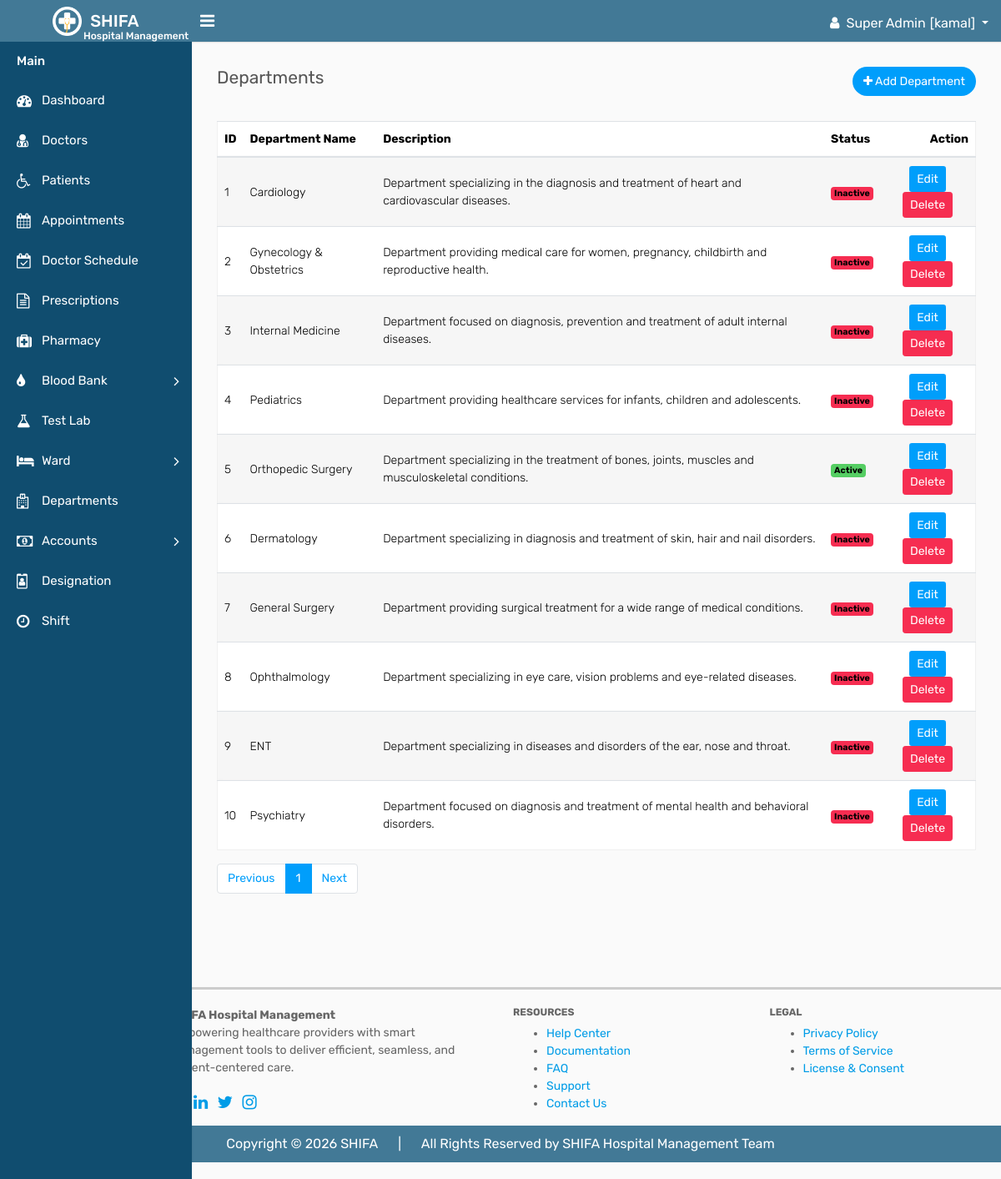
Page /departments/departments.php (signed in) on the earlier database version.
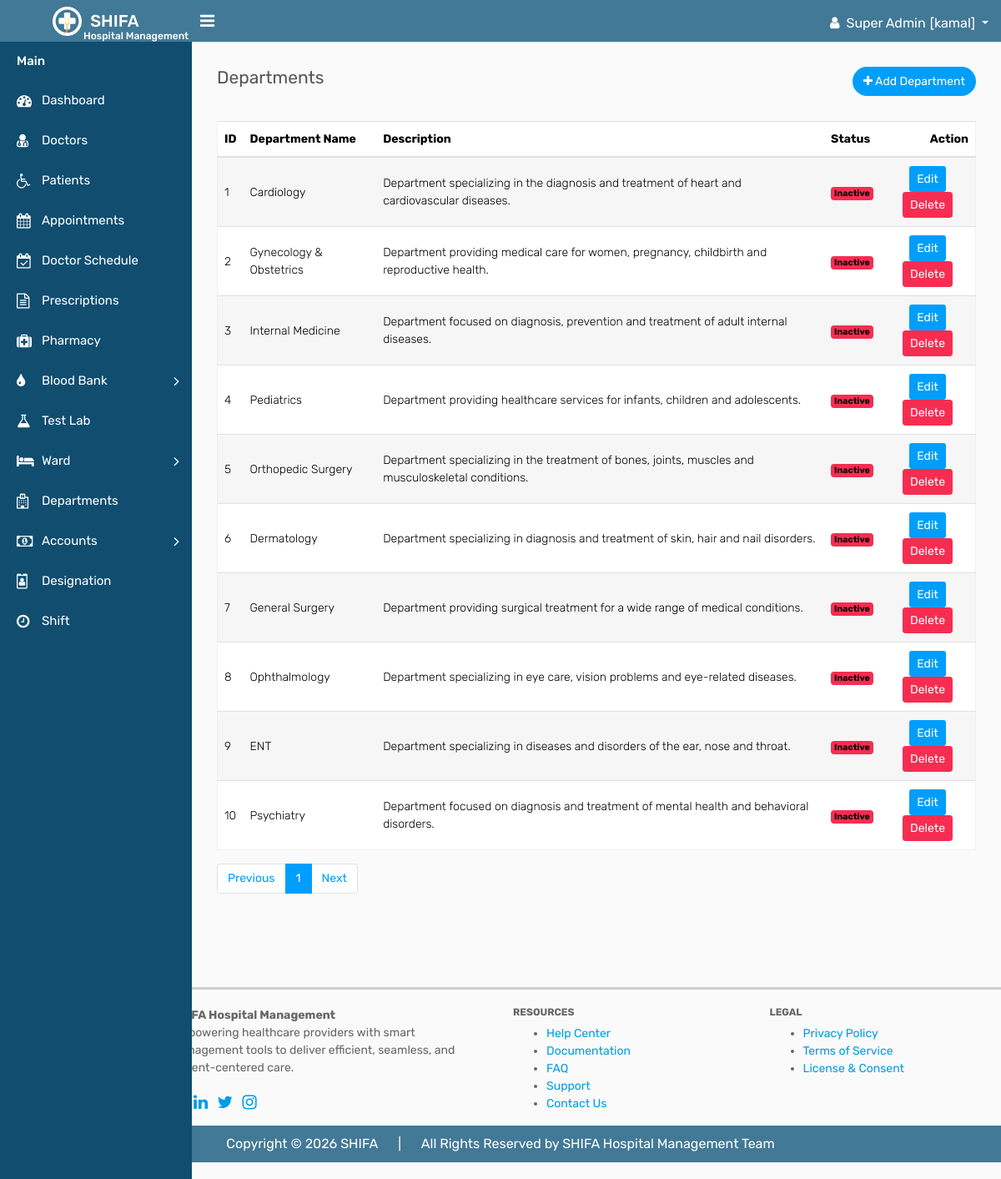
Same page on the later database version.
### tables this page shows
CREATE TABLE `departments` (
  `id` int(11) NOT NULL,
  `department_name` varchar(100) DEFAULT NULL,
  `description` varchar(255) DEFAULT NULL,
  `status` int(2) DEFAULT NULL COMMENT 'active=1, inactive=0',
  `created_at` timestamp NOT NULL DEFAULT current_timestamp(),
  `updated_at` timestamp NOT NULL DEFAULT current_timestamp() ON UPDATE current_timestamp(),
  `deleted_at` datetime DEFAULT NULL
);

### crud/crud_class.php (called while the page is built, shortened)
<?php
class crud_class{
    private $host = "localhost";
    private $username = "root";
    private $password = "";
    private $database = "shifa";
    public $conn;
    public function __construct(){
        $this->conn = new mysqli($this->host, $this->username, $this->password, $this->database);
    }
    public function common_select($table, $columns = "*", $where = [],$where_condition = "AND", $order_by = "",
        $sort_order = "ASC",$limit = "",$offset = ""){
        $result=[
            "status"=>false,
            "data"=>[],
            "message"=>""
        ];
        $sql = "SELECT $columns FROM $table";
        if(!empty($where)){
            $where_clauses = [];
            foreach($where as $column => $value){
                $where_clauses[] = "$table" . "." . "$column = '" . $this->conn->real_escape_string($value) . "'";
            }
            $sql .= " WHERE " . implode(" $where_condition ", $where_clauses);
            $sql .= " AND deleted_at IS NULL";
        }else{
            $sql .= " WHERE deleted_at IS NULL";
        }
        if(!empty($order_by)){
            $sql .= " ORDER BY $order_by $sort_order";
        }
        if(!empty($limit)){
            $sql .= " LIMIT $limit";
        }
        $rs = $this->conn->query($sql);
        if($rs->num_rows > 0){
            $result["status"] = true;
            $result["message"] = "Records found";
            while($row = $rs->fetch_object()){
                $result["data"][] = $row;
            }
            return $result;
        } else {
            $result["message"] = "No records found";
            return $result;
        }
    }
}

### component/connection.php (called while the page is built, shortened)
<?php
    $base_url = "http://localhost/shifa/";
    require_once  ($_SERVER['DOCUMENT_ROOT'] . "/shifa/crud/crud_class.php");
    $crud = new crud_class();
?>

### departments/departments.php (the view, shortened to what the changed rows need)
<?php require_once "../component/header.php"; ?>
<?php require_once "../component/sidebar.php"; ?>
        <div class="page-wrapper">
            <div class="content">
                <div class="row">
                    <div class="col-md-12">
                        <div class="table-responsive">
                            <table class="table table-striped custom-table mb-0 datatable">
                                <thead>
                                    <tr>
                                        <th>ID</th>
                                        <th>Department Name</th>
                                        <th>Description</th>
                                        <th>Status</th>
                                        <th class="text-right">Action</th>
                                    </tr>
                                </thead>
                                <tbody>
                                    <tr>
                                        <?php
                                        if(isset($_GET['page']) && is_numeric($_GET['page'])){
                                            $page = (int)$_GET['page'];
                                        } else {
                                            $page = 1;
                                        }
                                        $departments = $crud->common_select("departments",'*',[],'AND','id','ASC',10,($page-1)*10);
                                        if($departments['status']){
                                        foreach ($departments['data'] as $department) { ?>
                                        <td><?= $department->id ?></td>
                                        <td><?= $department->department_name ?></td>
                                        <td><?= $department->description ?></td>
                                        <td>
                                            <?php if ($department->status == '1') { ?>
                                            <span class="badge bg-success">Active</span>
                                            <?php } else { ?>
                                            <span class="badge bg-danger">Inactive</span>
                                            <?php } ?>
                                        </td>
                                        <td class="text-center">
                                            <a href="<?= $base_url ?>departments/edit.php?id=<?= $department->id ?>" class="btn btn-sm btn-primary mb-2 mb-lg-0 me-0 me-lg-2">Edit</a>
                                            <a href="<?= $base_url ?>departments/delete.php?id=<?= $department->id ?>" class="btn btn-sm btn-danger">Delete</a>
                                        </td>
                                    </tr>
                                            <?php } } ?>
                                </tbody>
                            </table>
                        </div>
        </div>
    </div>
</div>
        </div>
    </div>
<?php require_once "../component/footer.php"; ?>

Differences in the rows shown:
changed departments "Orthopedic Surgery": status "Active" → "Inactive"
